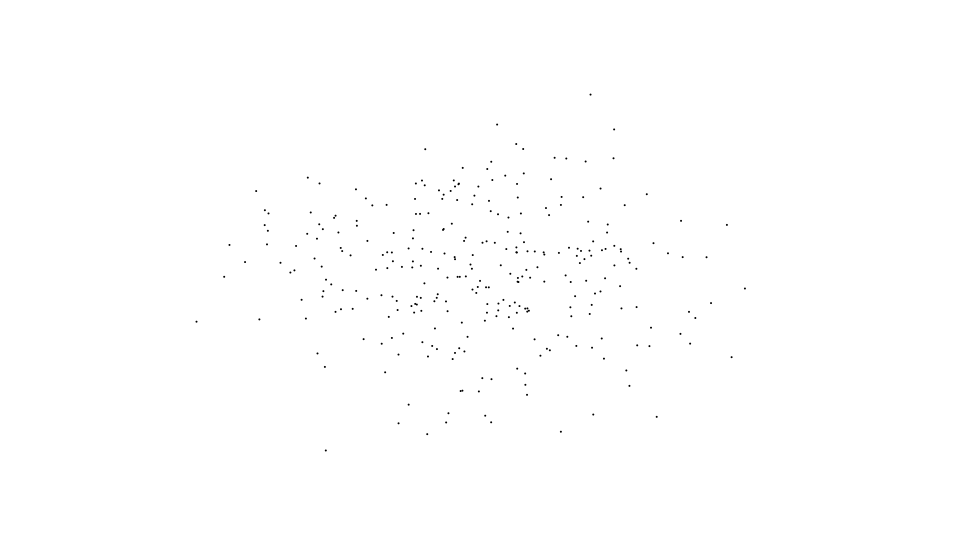
Frame 1 (no input)
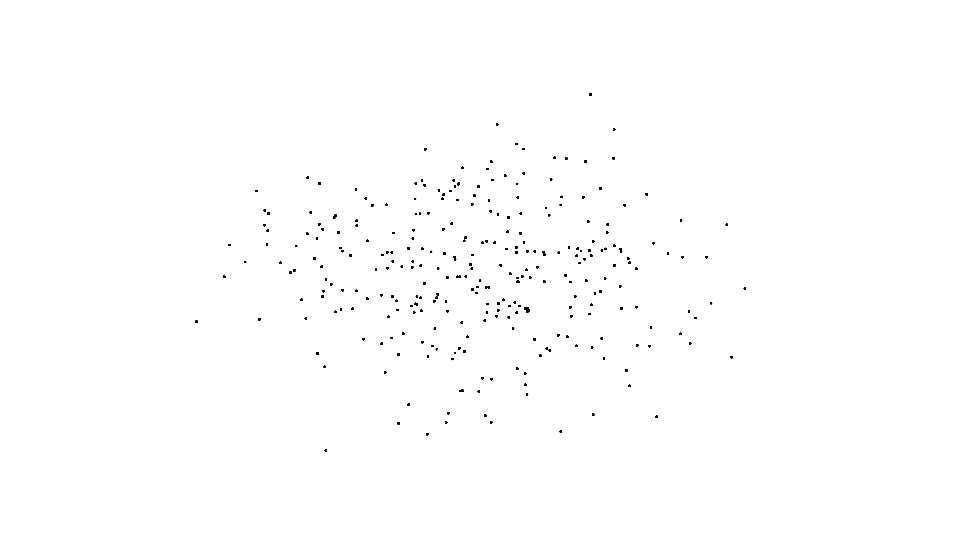
Frame 60 (the mouse pressed at the canvas centre just before this capture)
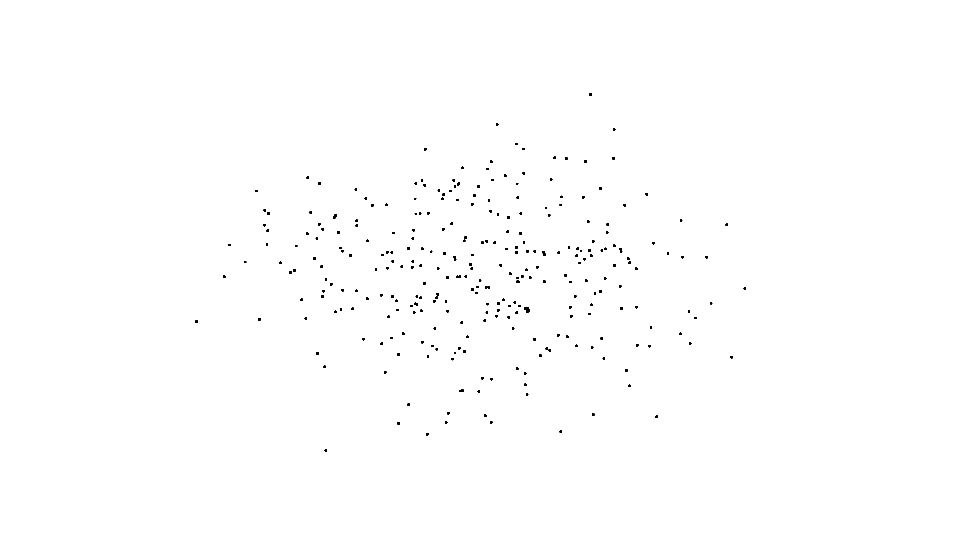
Frame 120 (the mouse held since frame 60 and released just before this capture)

The Processing sketch that drew these frames (run headless with seeded random() and noise(); from frame 60 on, the mouse is pressed at the canvas centre):

// Processing sketch: Random7
// ── Random7.pde
static final int numDots = 300;
static final int maxRadius = 50;
int iterations = 6;
Ball[] dots;

void setup() {
  size(960, 540);
  frameRate(30);
  initialize();
}

void initialize() {
  smooth();
  noStroke();
  background(255);
  dots = new Ball[numDots];
  for(int i=0; i<numDots; i++) {
    dots[i] = new Ball(1);
    
    float xpos = 0;
    for(int j=0; j<iterations; j++) {
      xpos += random(width);
    }
    dots[i].x = xpos / iterations;
    
    float ypos = 0;
    for(int j=0; j<iterations; j++) {
      ypos += random(height);
    }
    dots[i].y = ypos / iterations;
   
    dots[i].setFillColor(color(0));
  }
}

void draw() {
  for(int i=0; i<numDots; i++) {
    Ball dot = dots[i];
    dot.update();
  }
}

////////////////////////////////

class Ball extends Sprite {
  float radius;
  float vx, vy;
  float mass = 1;
  
  Ball(float radius){
    super();
    this.radius = radius;
  }
  
  void draw(){
    if(dist(mouseX, mouseY, x, y) < radius) {
      isRollOver = true;
    }else{
      isRollOver = false;
    }
    ellipse(0, 0, radius*2, radius*2);
  }
}

////////////////////////////////

class Sprite extends Object {
  float x, y;
  float scaleX, scaleY;
  float width, height;
  float rotation;
  boolean visible;
  color strokeColor;
  color fillColor;
  Boolean isStroke;
  Boolean isFill;
  Boolean isRollOver;
  Boolean locked;
  float xoff, yoff;
 
  Sprite() {
    super();
    scaleX = 1.0;
    scaleY = 1.0;
    strokeColor = color(0);
    fillColor = color(0);
    isStroke = false;
    isFill = false;
    isRollOver = false;
    locked = false;
    visible = true;
  }
  
  void update() {
    if(! visible) return;
    pushMatrix();
    if(locked){
  x = mouseX - xoff;
  y = mouseY - yoff;
    }  
    translate(x, y);
    scale(scaleX, scaleY);
    rotate(rotation * PI / 180.0);
    if(isStroke) stroke(strokeColor);
    if(isFill) fill(fillColor);
    draw();
    popMatrix();
  }
  
  void setStrokeColor(color strokeColor) {
    this.strokeColor = strokeColor;
    isStroke = true;
  }
  
  void setFillColor(color fillColor) {
    this.fillColor = fillColor;
    isFill = true;
  }
  
  void startDrag() {
    if(isRollOver){
      locked = true;
      xoff = mouseX - x;
      yoff = mouseY - y;
    }
  }
  
  void stopDrag() {
    locked = false;
  }
  
  void draw() {}
}

////////////////////////////////

class Point extends Object {
  float x, y;
  
  Point(float x, float y) {
    super();
    this.x = x;
    this.y = y;
  }
}

////////////////////////////////

class Object {
  Object() {}
}
